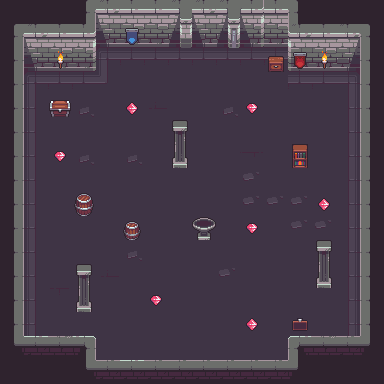

This is a level from a 2D game, rendered from its Tiled map with the project's own tilesets. A one-line summary and the complete map file follow:
An orthogonal 16x16 tile map with 24x24 px tiles, 4 tile layers (0-ground, 1-blockable, 2-walkable, 3-decorations).

<map version="1.10" tiledversion="1.11.0" orientation="orthogonal" renderorder="right-down" width="16" height="16" tilewidth="24" tileheight="24" infinite="0" nextlayerid="5" nextobjectid="1">
 <editorsettings>
  <export target="map.csv" format="csv" />
 </editorsettings>
 <tileset firstgid="1" source="tileset.tsx" />
 <layer id="1" name="0-ground" width="16" height="16">
  <data encoding="csv">
183,183,183,0,0,0,0,0,0,0,0,0,0,183,183,183,
0,0,0,0,0,0,0,0,0,0,0,0,0,0,0,0,
0,0,0,0,213,224,224,224,224,224,224,224,0,0,0,0,
0,223,224,225,226,239,239,239,239,239,239,239,228,229,230,0,
0,236,239,193,239,239,206,239,239,193,239,239,239,239,243,0,
0,236,239,239,239,239,239,239,239,239,239,239,239,239,243,0,
0,236,239,193,239,193,239,239,239,239,207,239,239,239,243,0,
0,236,239,239,239,239,239,239,239,239,194,239,239,239,243,0,
0,236,239,239,220,239,239,239,239,239,194,194,194,239,243,0,
0,236,239,239,239,239,239,239,239,239,239,239,194,194,243,0,
0,236,239,239,239,193,239,239,239,239,239,239,239,239,243,0,
0,236,239,239,206,239,239,239,239,194,239,239,239,239,243,0,
0,236,219,239,239,239,239,239,239,239,239,239,239,239,243,0,
0,236,239,239,239,239,239,239,239,239,239,239,239,239,243,0,
0,0,0,0,253,252,253,253,253,253,253,253,0,0,0,0,
183,183,183,0,0,0,0,0,0,0,0,0,0,183,183,183
</data>
 </layer>
 <layer id="2" name="1-blockable" width="16" height="16">
  <data encoding="csv">
0,0,0,186,187,198,198,232,187,233,234,198,189,0,0,0,
196,197,198,199,200,211,211,245,200,246,247,211,202,203,204,205,
209,210,211,212,0,0,0,0,0,0,0,4,215,216,217,218,
222,0,0,0,0,0,0,0,0,0,0,0,0,0,0,231,
235,0,2,0,0,0,0,0,0,0,0,0,0,0,0,244,
235,0,0,0,0,0,0,7,0,0,0,0,0,0,0,244,
235,0,0,0,0,0,0,20,0,0,0,0,1,0,0,244,
235,0,0,0,0,0,0,0,0,0,0,0,0,0,0,244,
235,0,0,15,0,0,0,0,0,0,0,0,0,0,0,244,
235,0,0,0,0,16,0,0,6,0,0,0,0,0,0,244,
235,0,0,0,0,0,0,0,0,0,0,0,0,7,0,244,
235,0,0,7,0,0,0,0,0,0,0,0,0,20,0,244,
235,0,0,20,0,0,0,0,0,0,0,0,0,0,0,244,
235,0,0,0,0,0,0,0,0,0,0,0,3,0,0,244,
248,249,250,251,0,0,0,0,0,0,0,0,254,255,256,257,
0,0,0,264,266,265,266,266,266,266,266,266,267,0,0,0
</data>
 </layer>
 <layer id="3" name="2-walkable" width="16" height="16">
  <data encoding="csv">
0,0,0,0,0,0,0,0,0,0,0,0,0,0,0,0,
0,0,0,0,0,0,0,0,0,0,0,0,0,0,0,0,
0,0,0,0,0,0,0,0,0,0,0,0,0,0,0,0,
0,0,0,0,0,0,0,0,0,0,0,0,0,0,0,0,
0,0,0,0,0,18,0,0,0,0,31,0,0,0,0,0,
0,0,0,0,0,0,0,0,0,0,0,0,0,0,0,0,
0,0,31,0,0,0,0,0,0,0,0,0,0,0,0,0,
0,0,0,0,0,0,0,0,0,0,0,0,0,0,0,0,
0,0,0,0,0,0,0,0,0,0,0,0,0,18,0,0,
0,0,0,0,0,0,0,0,0,0,31,0,0,0,0,0,
0,0,0,0,0,0,0,0,0,0,0,0,0,0,0,0,
0,0,0,0,0,0,0,0,0,0,0,0,0,0,0,0,
0,0,0,0,0,0,31,0,0,0,0,0,0,0,0,0,
0,0,0,0,0,0,0,0,0,0,18,0,0,0,0,0,
0,0,0,0,0,0,0,0,0,0,0,0,0,0,0,0,
0,0,0,0,0,0,0,0,0,0,0,0,0,0,0,0
</data>
 </layer>
 <layer id="4" name="3-decorations" width="16" height="16">
  <data encoding="csv">
0,0,0,0,0,0,0,0,0,0,0,0,0,0,0,0,
0,0,0,0,0,33,0,0,0,0,0,0,0,0,0,0,
0,0,41,0,0,0,0,0,0,0,0,0,46,41,0,0,
0,0,0,0,0,0,0,0,0,0,0,0,0,0,0,0,
0,0,0,0,0,0,0,0,0,0,0,0,0,0,0,0,
0,0,0,0,0,0,0,0,0,0,0,0,0,0,0,0,
0,0,0,0,0,0,0,0,0,0,0,0,0,0,0,0,
0,0,0,0,0,0,0,0,0,0,0,0,0,0,0,0,
0,0,0,0,0,0,0,0,0,0,0,0,0,0,0,0,
0,0,0,0,0,0,0,0,0,0,0,0,0,0,0,0,
0,0,0,0,0,0,0,0,0,0,0,0,0,0,0,0,
0,0,0,0,0,0,0,0,0,0,0,0,0,0,0,0,
0,0,0,0,0,0,0,0,0,0,0,0,0,0,0,0,
0,0,0,0,0,0,0,0,0,0,0,0,0,0,0,0,
0,0,0,0,0,0,0,0,0,0,0,0,0,0,0,0,
0,0,0,0,0,0,0,0,0,0,0,0,0,0,0,0
</data>
 </layer>
</map>